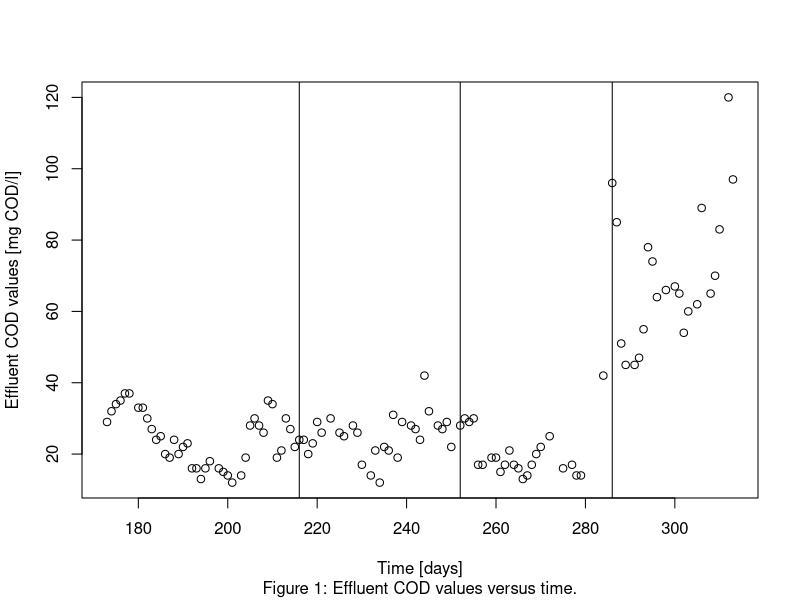
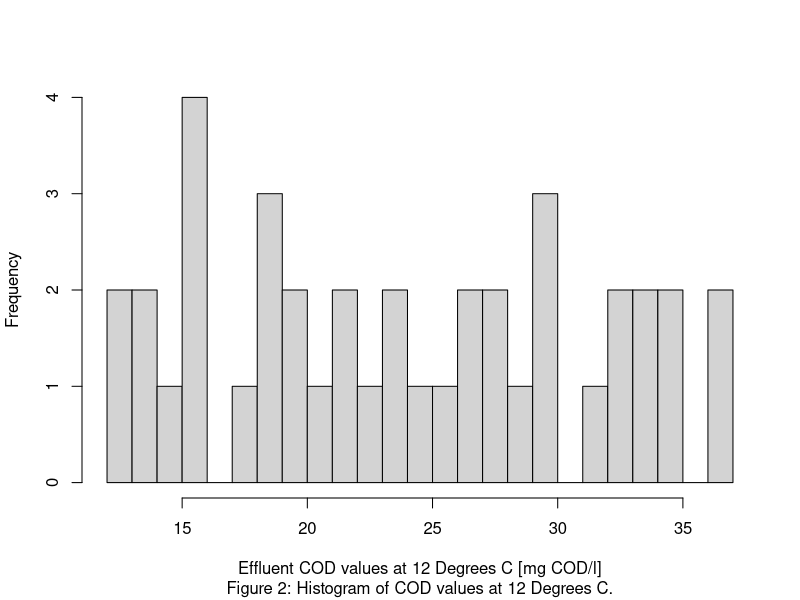
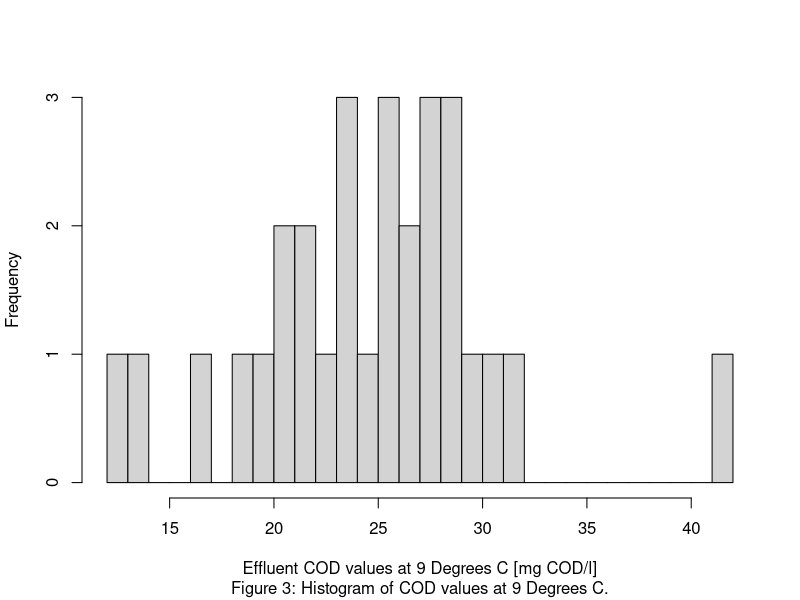
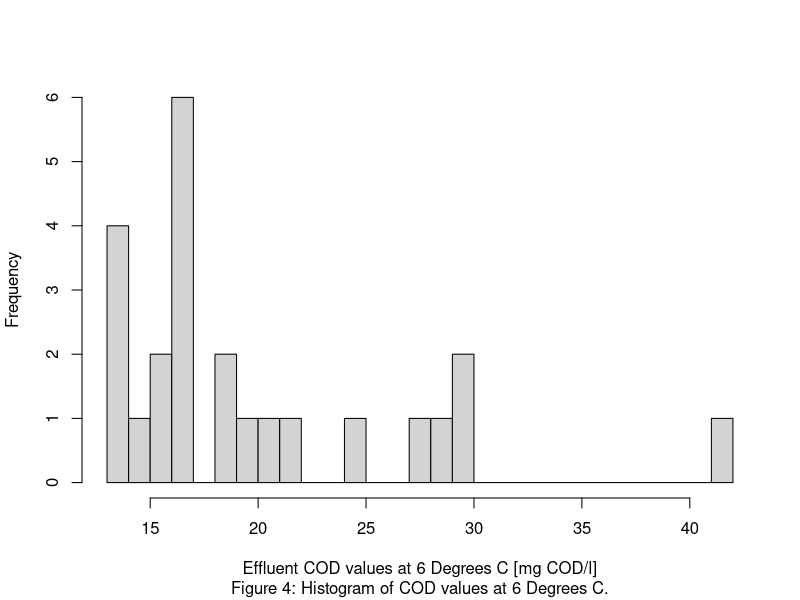
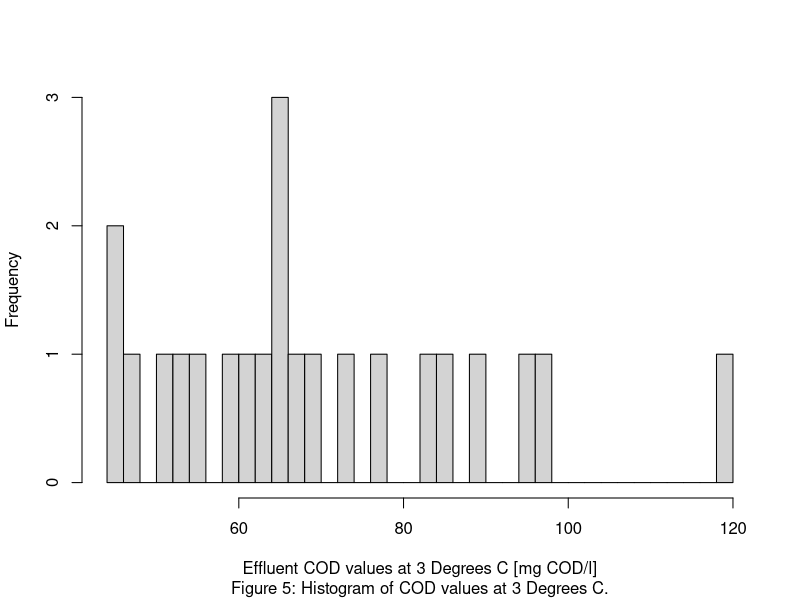

Generate these figures, in order, with R:
## ---- chunk 1
x <- 173:313
COD.12 <- c(29, 32, 34, 35, 37, 37, NA, 33, 33, 30, 27,24, 25, 20, 19, 24, 20, 22, 23, 16, 16, 13, 16, 18, NA, 16, 15, 14, 12, NA, 14,19, 28, 30, 28, 26,35,34, 19, 21, 30, 27, 22)
COD.9 <- c(24, 24, 20, 23, 29, 26, NA, 30, NA, 26, 25, NA, 28, 26, 17, NA, 14, 21, 12, 22, 21, 31, 19, 29, NA, 28, 27, 24, 42, 32, NA, 28, 27, 29, 22, NA)
COD.6 <-c(28, 30, 29, 30, 17, 17, NA, 19, 19, 15, 17, 21, 17, 16, 13, 14, 17, 20, 22, NA, 25, NA, NA, 16, NA, 17, 14, 14, NA, NA, NA, NA, 42, NA)
COD.3 <- c(96, 85, 51, 45, NA, 45, 47, 55, 78, 74, 64, NA, 66, NA, 67, 65, 54,60, NA, 62, 89, NA, 65, 70, 83, NA, 120, 97)

plot(x, c(COD.12, COD.9, COD.6, COD.3), xlab = ("Time [days]"), ylab = ("Effluent COD values [mg COD/l]"))
title(sub = "Figure 1: Effluent COD values versus time.")
abline (v = 216)
abline (v = 252)
abline (v = 286)
## ---- chunk 2
hist(COD.12, breaks = 30, xlab = ("Effluent COD values at 12 Degrees C [mg COD/l]"), main = NULL)
title(sub= "Figure 2: Histogram of COD values at 12 Degrees C.")
hist(COD.9, breaks = 30, xlab = ("Effluent COD values at 9 Degrees C [mg COD/l]"), main = NULL)
title(sub= "Figure 3: Histogram of COD values at 9 Degrees C.")
hist(COD.6, breaks = 30, xlab = ("Effluent COD values at 6 Degrees C [mg COD/l]"), main = NULL)
title(sub= "Figure 4: Histogram of COD values at 6 Degrees C.")
hist(COD.3, breaks = 30, xlab = ("Effluent COD values at 3 Degrees C [mg COD/l]"), main = NULL)
title(sub= "Figure 5: Histogram of COD values at 3 Degrees C.")
## ---- chunk 3
wilcox.test(COD.12, COD.9)
wilcox.test(COD.12, COD.6)
wilcox.test(COD.12, COD.3)
## ---- chunk 4
#Simple set-up
#kruskal.test(list(COD.12, COD.9, COD.3))

#More complex set-up
data <- c(COD.12, COD.9, COD.6, COD.3)
g <- factor(rep(1:4, c(43, 36, 34, 28)))
kruskal.test(data, g)

#Calculation of means
COD.12na <- na.omit(COD.12)
mean.12 <- mean(COD.12na)
COD.9na <- na.omit(COD.9)
mean.9 <- mean(COD.9na)
COD.6na <- na.omit(COD.6)
mean.6 <- mean(COD.6na)
COD.3na <- na.omit(COD.3)
mean.3 <- mean(COD.3na)
